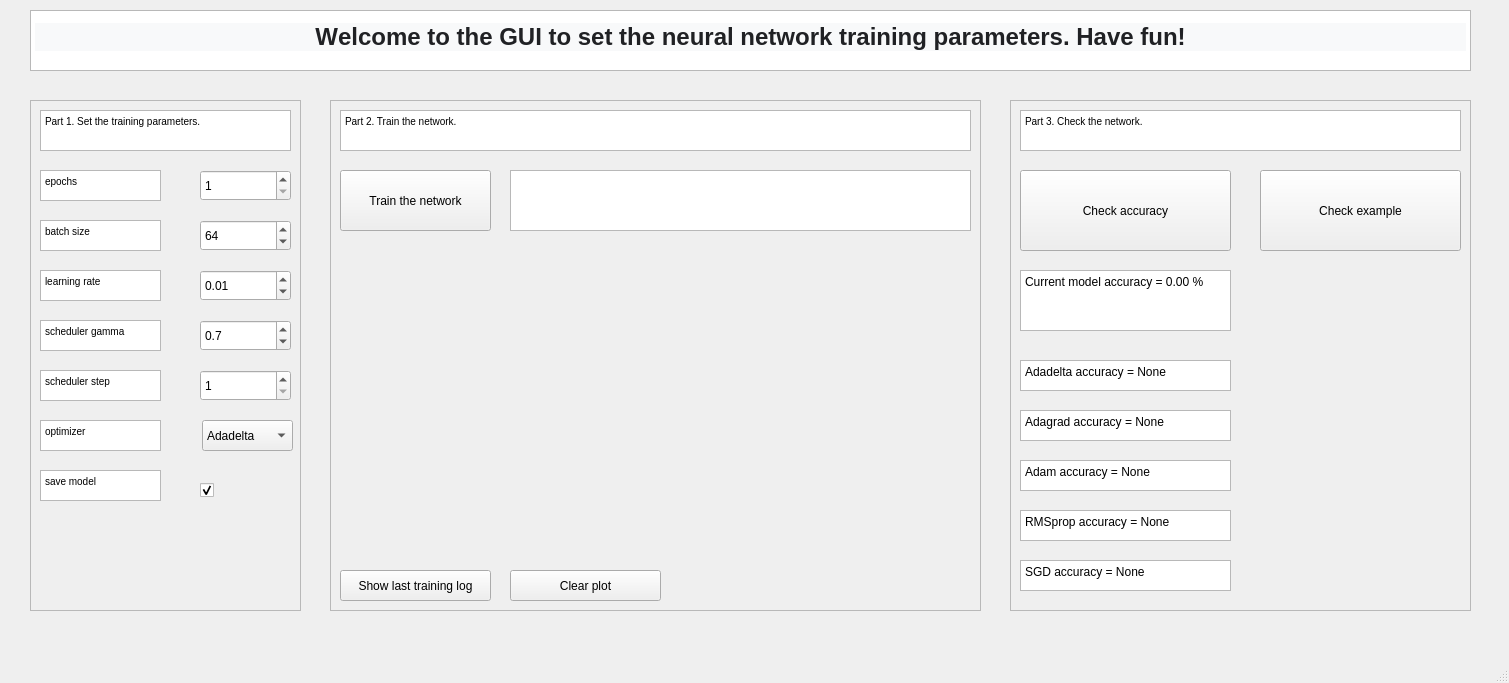
<?xml version="1.0" encoding="UTF-8"?>
<ui version="4.0">
 <class>MainWindow</class>
 <widget class="QMainWindow" name="MainWindow">
  <property name="geometry">
   <rect>
    <x>0</x>
    <y>0</y>
    <width>1509</width>
    <height>683</height>
   </rect>
  </property>
  <property name="windowTitle">
   <string>MainWindow</string>
  </property>
  <widget class="QWidget" name="centralwidget">
   <widget class="QTextBrowser" name="title">
    <property name="geometry">
     <rect>
      <x>30</x>
      <y>10</y>
      <width>1441</width>
      <height>61</height>
     </rect>
    </property>
    <property name="html">
     <string>&lt;!DOCTYPE HTML PUBLIC &quot;-//W3C//DTD HTML 4.0//EN&quot; &quot;http://www.w3.org/TR/REC-html40/strict.dtd&quot;&gt;
&lt;html&gt;&lt;head&gt;&lt;meta name=&quot;qrichtext&quot; content=&quot;1&quot; /&gt;&lt;style type=&quot;text/css&quot;&gt;
p, li { white-space: pre-wrap; }
&lt;/style&gt;&lt;/head&gt;&lt;body style=&quot; font-family:'MS Shell Dlg 2'; font-size:7.8pt; font-weight:400; font-style:normal;&quot;&gt;
&lt;p align=&quot;center&quot; style=&quot; margin-top:0px; margin-bottom:0px; margin-left:0px; margin-right:0px; -qt-block-indent:0; text-indent:0px; line-height:36px; background-color:#f8f9fa;&quot;&gt;&lt;a name=&quot;tw-target-text&quot;&gt;&lt;/a&gt;&lt;span style=&quot; font-family:'inherit'; font-size:18pt; font-weight:600; color:#202124;&quot;&gt;W&lt;/span&gt;&lt;span style=&quot; font-family:'inherit'; font-size:18pt; font-weight:600; color:#202124;&quot;&gt;elcome to the GUI to set the neural network training parameters. Have fun!&lt;/span&gt;&lt;/p&gt;&lt;/body&gt;&lt;/html&gt;</string>
    </property>
   </widget>
   <widget class="QFrame" name="part3">
    <property name="geometry">
     <rect>
      <x>1010</x>
      <y>100</y>
      <width>461</width>
      <height>511</height>
     </rect>
    </property>
    <property name="frameShape">
     <enum>QFrame::StyledPanel</enum>
    </property>
    <property name="frameShadow">
     <enum>QFrame::Raised</enum>
    </property>
    <widget class="QPushButton" name="pb_acc">
     <property name="geometry">
      <rect>
       <x>10</x>
       <y>70</y>
       <width>211</width>
       <height>81</height>
      </rect>
     </property>
     <property name="text">
      <string>Check accuracy</string>
     </property>
    </widget>
    <widget class="QPlainTextEdit" name="acc_log_Adam">
     <property name="geometry">
      <rect>
       <x>10</x>
       <y>360</y>
       <width>211</width>
       <height>31</height>
      </rect>
     </property>
     <property name="plainText">
      <string>Adam accuracy = None</string>
     </property>
    </widget>
    <widget class="QPlainTextEdit" name="acc_log_Adagrad">
     <property name="geometry">
      <rect>
       <x>10</x>
       <y>310</y>
       <width>211</width>
       <height>31</height>
      </rect>
     </property>
     <property name="plainText">
      <string>Adagrad accuracy = None</string>
     </property>
    </widget>
    <widget class="QPlainTextEdit" name="acc_log_SGD">
     <property name="geometry">
      <rect>
       <x>10</x>
       <y>460</y>
       <width>211</width>
       <height>31</height>
      </rect>
     </property>
     <property name="plainText">
      <string>SGD accuracy = None</string>
     </property>
    </widget>
    <widget class="MnistExample" name="plt_example" native="true">
     <property name="geometry">
      <rect>
       <x>250</x>
       <y>170</y>
       <width>201</width>
       <height>201</height>
      </rect>
     </property>
    </widget>
    <widget class="QPushButton" name="pb_exam">
     <property name="geometry">
      <rect>
       <x>250</x>
       <y>70</y>
       <width>201</width>
       <height>81</height>
      </rect>
     </property>
     <property name="text">
      <string>Check example</string>
     </property>
    </widget>
    <widget class="QPlainTextEdit" name="acc_log">
     <property name="geometry">
      <rect>
       <x>10</x>
       <y>170</y>
       <width>211</width>
       <height>61</height>
      </rect>
     </property>
     <property name="plainText">
      <string>Current model accuracy = 0.00 %
</string>
     </property>
    </widget>
    <widget class="QTextBrowser" name="textBrowser_7">
     <property name="geometry">
      <rect>
       <x>10</x>
       <y>10</y>
       <width>441</width>
       <height>41</height>
      </rect>
     </property>
     <property name="html">
      <string>&lt;!DOCTYPE HTML PUBLIC &quot;-//W3C//DTD HTML 4.0//EN&quot; &quot;http://www.w3.org/TR/REC-html40/strict.dtd&quot;&gt;
&lt;html&gt;&lt;head&gt;&lt;meta name=&quot;qrichtext&quot; content=&quot;1&quot; /&gt;&lt;style type=&quot;text/css&quot;&gt;
p, li { white-space: pre-wrap; }
&lt;/style&gt;&lt;/head&gt;&lt;body style=&quot; font-family:'MS Shell Dlg 2'; font-size:7.8pt; font-weight:400; font-style:normal;&quot;&gt;
&lt;p style=&quot; margin-top:0px; margin-bottom:0px; margin-left:0px; margin-right:0px; -qt-block-indent:0; text-indent:0px;&quot;&gt;Part 3. Check the network.&lt;/p&gt;&lt;/body&gt;&lt;/html&gt;</string>
     </property>
    </widget>
    <widget class="QPlainTextEdit" name="acc_log_RMSprop">
     <property name="geometry">
      <rect>
       <x>10</x>
       <y>410</y>
       <width>211</width>
       <height>31</height>
      </rect>
     </property>
     <property name="plainText">
      <string>RMSprop accuracy = None</string>
     </property>
    </widget>
    <widget class="QPlainTextEdit" name="acc_log_Adadelta">
     <property name="geometry">
      <rect>
       <x>10</x>
       <y>260</y>
       <width>211</width>
       <height>31</height>
      </rect>
     </property>
     <property name="plainText">
      <string>Adadelta accuracy = None</string>
     </property>
    </widget>
   </widget>
   <widget class="QFrame" name="frame">
    <property name="geometry">
     <rect>
      <x>330</x>
      <y>100</y>
      <width>651</width>
      <height>511</height>
     </rect>
    </property>
    <property name="frameShape">
     <enum>QFrame::StyledPanel</enum>
    </property>
    <property name="frameShadow">
     <enum>QFrame::Raised</enum>
    </property>
    <widget class="QPushButton" name="pb_show_last">
     <property name="geometry">
      <rect>
       <x>10</x>
       <y>470</y>
       <width>151</width>
       <height>31</height>
      </rect>
     </property>
     <property name="text">
      <string>Show last training log</string>
     </property>
    </widget>
    <widget class="MplCanvas" name="plt_train_log" native="true">
     <property name="geometry">
      <rect>
       <x>10</x>
       <y>140</y>
       <width>631</width>
       <height>321</height>
      </rect>
     </property>
    </widget>
    <widget class="QPushButton" name="pb_train">
     <property name="geometry">
      <rect>
       <x>10</x>
       <y>70</y>
       <width>151</width>
       <height>61</height>
      </rect>
     </property>
     <property name="text">
      <string>Train the network</string>
     </property>
    </widget>
    <widget class="QPlainTextEdit" name="train_log">
     <property name="geometry">
      <rect>
       <x>180</x>
       <y>70</y>
       <width>461</width>
       <height>61</height>
      </rect>
     </property>
    </widget>
    <widget class="QPushButton" name="pb_plot_clear">
     <property name="geometry">
      <rect>
       <x>180</x>
       <y>470</y>
       <width>151</width>
       <height>31</height>
      </rect>
     </property>
     <property name="text">
      <string>Clear plot</string>
     </property>
    </widget>
    <widget class="QTextBrowser" name="textBrowser_2">
     <property name="geometry">
      <rect>
       <x>10</x>
       <y>10</y>
       <width>631</width>
       <height>41</height>
      </rect>
     </property>
     <property name="html">
      <string>&lt;!DOCTYPE HTML PUBLIC &quot;-//W3C//DTD HTML 4.0//EN&quot; &quot;http://www.w3.org/TR/REC-html40/strict.dtd&quot;&gt;
&lt;html&gt;&lt;head&gt;&lt;meta name=&quot;qrichtext&quot; content=&quot;1&quot; /&gt;&lt;style type=&quot;text/css&quot;&gt;
p, li { white-space: pre-wrap; }
&lt;/style&gt;&lt;/head&gt;&lt;body style=&quot; font-family:'MS Shell Dlg 2'; font-size:7.8pt; font-weight:400; font-style:normal;&quot;&gt;
&lt;p style=&quot; margin-top:0px; margin-bottom:0px; margin-left:0px; margin-right:0px; -qt-block-indent:0; text-indent:0px;&quot;&gt;Part 2. Train the network.&lt;/p&gt;&lt;/body&gt;&lt;/html&gt;</string>
     </property>
    </widget>
   </widget>
   <widget class="QFrame" name="frame_2">
    <property name="geometry">
     <rect>
      <x>30</x>
      <y>100</y>
      <width>271</width>
      <height>511</height>
     </rect>
    </property>
    <property name="frameShape">
     <enum>QFrame::StyledPanel</enum>
    </property>
    <property name="frameShadow">
     <enum>QFrame::Raised</enum>
    </property>
    <widget class="QTextBrowser" name="textBrowser">
     <property name="geometry">
      <rect>
       <x>10</x>
       <y>10</y>
       <width>251</width>
       <height>41</height>
      </rect>
     </property>
     <property name="html">
      <string>&lt;!DOCTYPE HTML PUBLIC &quot;-//W3C//DTD HTML 4.0//EN&quot; &quot;http://www.w3.org/TR/REC-html40/strict.dtd&quot;&gt;
&lt;html&gt;&lt;head&gt;&lt;meta name=&quot;qrichtext&quot; content=&quot;1&quot; /&gt;&lt;style type=&quot;text/css&quot;&gt;
p, li { white-space: pre-wrap; }
&lt;/style&gt;&lt;/head&gt;&lt;body style=&quot; font-family:'MS Shell Dlg 2'; font-size:7.8pt; font-weight:400; font-style:normal;&quot;&gt;
&lt;p style=&quot; margin-top:0px; margin-bottom:0px; margin-left:0px; margin-right:0px; -qt-block-indent:0; text-indent:0px;&quot;&gt;Part 1. Set the training parameters.&lt;/p&gt;&lt;/body&gt;&lt;/html&gt;</string>
     </property>
    </widget>
    <widget class="QDoubleSpinBox" name="sb_gamma">
     <property name="geometry">
      <rect>
       <x>170</x>
       <y>220</y>
       <width>91</width>
       <height>31</height>
      </rect>
     </property>
     <property name="decimals">
      <number>1</number>
     </property>
     <property name="maximum">
      <double>1.000000000000000</double>
     </property>
     <property name="singleStep">
      <double>0.100000000000000</double>
     </property>
     <property name="value">
      <double>0.700000000000000</double>
     </property>
    </widget>
    <widget class="QTextBrowser" name="textBrowser_3">
     <property name="geometry">
      <rect>
       <x>10</x>
       <y>120</y>
       <width>121</width>
       <height>31</height>
      </rect>
     </property>
     <property name="html">
      <string>&lt;!DOCTYPE HTML PUBLIC &quot;-//W3C//DTD HTML 4.0//EN&quot; &quot;http://www.w3.org/TR/REC-html40/strict.dtd&quot;&gt;
&lt;html&gt;&lt;head&gt;&lt;meta name=&quot;qrichtext&quot; content=&quot;1&quot; /&gt;&lt;style type=&quot;text/css&quot;&gt;
p, li { white-space: pre-wrap; }
&lt;/style&gt;&lt;/head&gt;&lt;body style=&quot; font-family:'MS Shell Dlg 2'; font-size:7.8pt; font-weight:400; font-style:normal;&quot;&gt;
&lt;p style=&quot; margin-top:0px; margin-bottom:0px; margin-left:0px; margin-right:0px; -qt-block-indent:0; text-indent:0px;&quot;&gt;batch size&lt;/p&gt;&lt;/body&gt;&lt;/html&gt;</string>
     </property>
    </widget>
    <widget class="QTextBrowser" name="textBrowser_10">
     <property name="geometry">
      <rect>
       <x>10</x>
       <y>320</y>
       <width>121</width>
       <height>31</height>
      </rect>
     </property>
     <property name="html">
      <string>&lt;!DOCTYPE HTML PUBLIC &quot;-//W3C//DTD HTML 4.0//EN&quot; &quot;http://www.w3.org/TR/REC-html40/strict.dtd&quot;&gt;
&lt;html&gt;&lt;head&gt;&lt;meta name=&quot;qrichtext&quot; content=&quot;1&quot; /&gt;&lt;style type=&quot;text/css&quot;&gt;
p, li { white-space: pre-wrap; }
&lt;/style&gt;&lt;/head&gt;&lt;body style=&quot; font-family:'MS Shell Dlg 2'; font-size:7.8pt; font-weight:400; font-style:normal;&quot;&gt;
&lt;p style=&quot; margin-top:0px; margin-bottom:0px; margin-left:0px; margin-right:0px; -qt-block-indent:0; text-indent:0px;&quot;&gt;optimizer&lt;/p&gt;&lt;/body&gt;&lt;/html&gt;</string>
     </property>
    </widget>
    <widget class="QTextBrowser" name="textBrowser_5">
     <property name="geometry">
      <rect>
       <x>10</x>
       <y>170</y>
       <width>121</width>
       <height>31</height>
      </rect>
     </property>
     <property name="html">
      <string>&lt;!DOCTYPE HTML PUBLIC &quot;-//W3C//DTD HTML 4.0//EN&quot; &quot;http://www.w3.org/TR/REC-html40/strict.dtd&quot;&gt;
&lt;html&gt;&lt;head&gt;&lt;meta name=&quot;qrichtext&quot; content=&quot;1&quot; /&gt;&lt;style type=&quot;text/css&quot;&gt;
p, li { white-space: pre-wrap; }
&lt;/style&gt;&lt;/head&gt;&lt;body style=&quot; font-family:'MS Shell Dlg 2'; font-size:7.8pt; font-weight:400; font-style:normal;&quot;&gt;
&lt;p style=&quot; margin-top:0px; margin-bottom:0px; margin-left:0px; margin-right:0px; -qt-block-indent:0; text-indent:0px;&quot;&gt;learning rate&lt;/p&gt;&lt;/body&gt;&lt;/html&gt;</string>
     </property>
    </widget>
    <widget class="QSpinBox" name="sb_step">
     <property name="enabled">
      <bool>true</bool>
     </property>
     <property name="geometry">
      <rect>
       <x>170</x>
       <y>270</y>
       <width>91</width>
       <height>31</height>
      </rect>
     </property>
     <property name="minimum">
      <number>1</number>
     </property>
     <property name="maximum">
      <number>100</number>
     </property>
     <property name="value">
      <number>1</number>
     </property>
    </widget>
    <widget class="QComboBox" name="cb_optim">
     <property name="geometry">
      <rect>
       <x>172</x>
       <y>320</y>
       <width>91</width>
       <height>31</height>
      </rect>
     </property>
     <property name="currentText">
      <string>SGD</string>
     </property>
     <property name="maxVisibleItems">
      <number>8</number>
     </property>
     <item>
      <property name="text">
       <string>Adadelta</string>
      </property>
     </item>
     <item>
      <property name="text">
       <string>Adagrad</string>
      </property>
     </item>
     <item>
      <property name="text">
       <string>Adam</string>
      </property>
     </item>
     <item>
      <property name="text">
       <string>RMSprop</string>
      </property>
     </item>
     <item>
      <property name="text">
       <string>SGD</string>
      </property>
     </item>
    </widget>
    <widget class="QSpinBox" name="sb_batchsize">
     <property name="geometry">
      <rect>
       <x>170</x>
       <y>120</y>
       <width>91</width>
       <height>31</height>
      </rect>
     </property>
     <property name="minimum">
      <number>1</number>
     </property>
     <property name="maximum">
      <number>1024</number>
     </property>
     <property name="value">
      <number>64</number>
     </property>
    </widget>
    <widget class="QTextBrowser" name="textBrowser_8">
     <property name="geometry">
      <rect>
       <x>10</x>
       <y>220</y>
       <width>121</width>
       <height>31</height>
      </rect>
     </property>
     <property name="html">
      <string>&lt;!DOCTYPE HTML PUBLIC &quot;-//W3C//DTD HTML 4.0//EN&quot; &quot;http://www.w3.org/TR/REC-html40/strict.dtd&quot;&gt;
&lt;html&gt;&lt;head&gt;&lt;meta name=&quot;qrichtext&quot; content=&quot;1&quot; /&gt;&lt;style type=&quot;text/css&quot;&gt;
p, li { white-space: pre-wrap; }
&lt;/style&gt;&lt;/head&gt;&lt;body style=&quot; font-family:'MS Shell Dlg 2'; font-size:7.8pt; font-weight:400; font-style:normal;&quot;&gt;
&lt;p style=&quot; margin-top:0px; margin-bottom:0px; margin-left:0px; margin-right:0px; -qt-block-indent:0; text-indent:0px;&quot;&gt;scheduler gamma&lt;/p&gt;&lt;/body&gt;&lt;/html&gt;</string>
     </property>
    </widget>
    <widget class="QTextBrowser" name="textBrowser_9">
     <property name="geometry">
      <rect>
       <x>10</x>
       <y>270</y>
       <width>121</width>
       <height>31</height>
      </rect>
     </property>
     <property name="html">
      <string>&lt;!DOCTYPE HTML PUBLIC &quot;-//W3C//DTD HTML 4.0//EN&quot; &quot;http://www.w3.org/TR/REC-html40/strict.dtd&quot;&gt;
&lt;html&gt;&lt;head&gt;&lt;meta name=&quot;qrichtext&quot; content=&quot;1&quot; /&gt;&lt;style type=&quot;text/css&quot;&gt;
p, li { white-space: pre-wrap; }
&lt;/style&gt;&lt;/head&gt;&lt;body style=&quot; font-family:'MS Shell Dlg 2'; font-size:7.8pt; font-weight:400; font-style:normal;&quot;&gt;
&lt;p style=&quot; margin-top:0px; margin-bottom:0px; margin-left:0px; margin-right:0px; -qt-block-indent:0; text-indent:0px;&quot;&gt;scheduler step&lt;/p&gt;&lt;/body&gt;&lt;/html&gt;</string>
     </property>
    </widget>
    <widget class="QDoubleSpinBox" name="sb_lr">
     <property name="geometry">
      <rect>
       <x>170</x>
       <y>170</y>
       <width>91</width>
       <height>31</height>
      </rect>
     </property>
     <property name="maximum">
      <double>1.000000000000000</double>
     </property>
     <property name="singleStep">
      <double>0.010000000000000</double>
     </property>
     <property name="value">
      <double>0.010000000000000</double>
     </property>
    </widget>
    <widget class="QTextBrowser" name="textBrowser_11">
     <property name="geometry">
      <rect>
       <x>10</x>
       <y>370</y>
       <width>121</width>
       <height>31</height>
      </rect>
     </property>
     <property name="html">
      <string>&lt;!DOCTYPE HTML PUBLIC &quot;-//W3C//DTD HTML 4.0//EN&quot; &quot;http://www.w3.org/TR/REC-html40/strict.dtd&quot;&gt;
&lt;html&gt;&lt;head&gt;&lt;meta name=&quot;qrichtext&quot; content=&quot;1&quot; /&gt;&lt;style type=&quot;text/css&quot;&gt;
p, li { white-space: pre-wrap; }
&lt;/style&gt;&lt;/head&gt;&lt;body style=&quot; font-family:'MS Shell Dlg 2'; font-size:7.8pt; font-weight:400; font-style:normal;&quot;&gt;
&lt;p style=&quot; margin-top:0px; margin-bottom:0px; margin-left:0px; margin-right:0px; -qt-block-indent:0; text-indent:0px;&quot;&gt;save model&lt;/p&gt;&lt;/body&gt;&lt;/html&gt;</string>
     </property>
    </widget>
    <widget class="QCheckBox" name="cb_savemodel">
     <property name="geometry">
      <rect>
       <x>170</x>
       <y>380</y>
       <width>81</width>
       <height>20</height>
      </rect>
     </property>
     <property name="text">
      <string/>
     </property>
     <property name="checked">
      <bool>true</bool>
     </property>
     <property name="tristate">
      <bool>false</bool>
     </property>
    </widget>
    <widget class="QTextBrowser" name="textBrowser_4">
     <property name="geometry">
      <rect>
       <x>10</x>
       <y>70</y>
       <width>121</width>
       <height>31</height>
      </rect>
     </property>
     <property name="html">
      <string>&lt;!DOCTYPE HTML PUBLIC &quot;-//W3C//DTD HTML 4.0//EN&quot; &quot;http://www.w3.org/TR/REC-html40/strict.dtd&quot;&gt;
&lt;html&gt;&lt;head&gt;&lt;meta name=&quot;qrichtext&quot; content=&quot;1&quot; /&gt;&lt;style type=&quot;text/css&quot;&gt;
p, li { white-space: pre-wrap; }
&lt;/style&gt;&lt;/head&gt;&lt;body style=&quot; font-family:'MS Shell Dlg 2'; font-size:7.8pt; font-weight:400; font-style:normal;&quot;&gt;
&lt;p style=&quot; margin-top:0px; margin-bottom:0px; margin-left:0px; margin-right:0px; -qt-block-indent:0; text-indent:0px;&quot;&gt;epochs&lt;/p&gt;&lt;/body&gt;&lt;/html&gt;</string>
     </property>
    </widget>
    <widget class="QSpinBox" name="sb_epochs">
     <property name="enabled">
      <bool>true</bool>
     </property>
     <property name="geometry">
      <rect>
       <x>170</x>
       <y>70</y>
       <width>91</width>
       <height>31</height>
      </rect>
     </property>
     <property name="minimum">
      <number>1</number>
     </property>
     <property name="maximum">
      <number>200</number>
     </property>
     <property name="value">
      <number>1</number>
     </property>
    </widget>
   </widget>
  </widget>
  <widget class="QMenuBar" name="menubar">
   <property name="geometry">
    <rect>
     <x>0</x>
     <y>0</y>
     <width>1509</width>
     <height>26</height>
    </rect>
   </property>
  </widget>
  <widget class="QStatusBar" name="statusbar"/>
 </widget>
 <customwidgets>
  <customwidget>
   <class>MplCanvas</class>
   <extends>QWidget</extends>
   <header>mplcanvas.h</header>
   <container>1</container>
  </customwidget>
  <customwidget>
   <class>MnistExample</class>
   <extends>QWidget</extends>
   <header>mplcanvas.h</header>
   <container>1</container>
  </customwidget>
 </customwidgets>
 <resources/>
 <connections/>
</ui>
